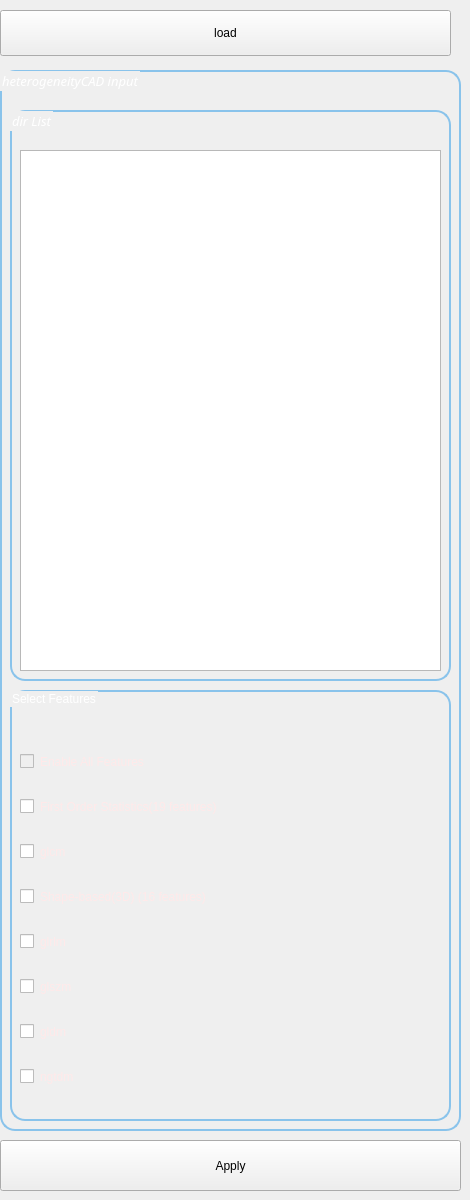
    <widget class="QWidget" name="HeterogeneityPage">
     <widget class="QGroupBox" name="groupBox_4">
      <property name="geometry">
       <rect>
        <x>0</x>
        <y>70</y>
        <width>461</width>
        <height>1061</height>
       </rect>
      </property>
      <property name="font">
       <font>
        <family>Cascadia Code SemiLight</family>
        <pointsize>10</pointsize>
        <weight>50</weight>
        <italic>true</italic>
        <bold>false</bold>
       </font>
      </property>
      <property name="styleSheet">
       <string notr="true">QGroupBox{
border:2px solid rgb(137, 195, 235);
border-radius:15px;
color: rgb(255, 255, 255);
subcontrol-origin:margin;
}
QCheckBox{
color: rgb(255, 233, 233);
font:  9pt &quot;Cascadia Code SemiLight&quot;;
gridline-color: rgb(137, 195, 235);
border-top-color: rgb(137, 195, 235);
border-color: rgb(137, 195, 235);
border-top-radius:0px;
border-top-left-radius:0px;
border-bottom-radius:0px;
border-bottom-left-radius:0px;
}
QLabel{
	color: rgb(235, 246, 247);
	font: 9pt &quot;Arial Rounded MT Bold&quot;;
}
QLineEdit{
background-color: rgb(41, 128, 182);	
color: rgb(255, 233, 233);
font:  9pt &quot;Cascadia Code SemiLight&quot;;
border:none;
border-radius:8px;
}
QRadioButton{
color: rgb(235, 246, 247);
	font: 9pt &quot;Arial Rounded MT Bold&quot;;
}
QComboBox{
background-color: rgb(137, 195, 235);
font: 9pt &quot;Cascadia Code SemiLight&quot;;
border:2px solid #ffffff;
border-radius:8px;
}
QComboBox::drop-down{
subcontrol-origin: padding;
width:40px;
border-left-width :  2px ;
border-left-color : #ffffff;
border-left-style :  solid ;  
border-top-right-radius:  3px ;  
border-bottom-right-radius:  3px ;
}
QComboBox::down-arrow{
image:url(./Icon/angle-small-down.png)
}
QPushButton{
	border:2px solid #ffffff;
	border-radius:8px;
	background-color: rgb(137, 195, 235);	
	color: rgb(0, 0, 70);
	
	font: 9pt &quot;Calibri&quot;;
	border-radius: 10px;
}
QPushButton:hover{ 
background:rgb(137, 195, 255);
border-radius:15px;
border:1px solid #00046;
}
QPushButton:pressed{
border: 1px solid #3C3C3C;
background:rgb(124, 195, 255);
}</string>
      </property>
      <property name="title">
       <string>heterogeneityCAD input</string>
      </property>
      <widget class="QGroupBox" name="groupBox_5">
       <property name="geometry">
        <rect>
         <x>10</x>
         <y>40</y>
         <width>441</width>
         <height>571</height>
        </rect>
       </property>
       <property name="font">
        <font>
         <family>Cascadia Code SemiLight</family>
         <pointsize>10</pointsize>
         <weight>50</weight>
         <italic>true</italic>
         <bold>false</bold>
        </font>
       </property>
       <property name="title">
        <string>dir List</string>
       </property>
       <widget class="QTextBrowser" name="textBrowser_5">
        <property name="geometry">
         <rect>
          <x>10</x>
          <y>40</y>
          <width>421</width>
          <height>521</height>
         </rect>
        </property>
       </widget>
      </widget>
      <widget class="QGroupBox" name="groupBox_6">
       <property name="enabled">
        <bool>true</bool>
       </property>
       <property name="geometry">
        <rect>
         <x>10</x>
         <y>620</y>
         <width>441</width>
         <height>431</height>
        </rect>
       </property>
       <property name="styleSheet">
        <string notr="true"/>
       </property>
       <property name="title">
        <string>Select Features</string>
       </property>
       <property name="checkable">
        <bool>false</bool>
       </property>
       <property name="checked">
        <bool>false</bool>
       </property>
       <widget class="QWidget" name="verticalLayoutWidget_2">
        <property name="geometry">
         <rect>
          <x>10</x>
          <y>40</y>
          <width>530</width>
          <height>381</height>
         </rect>
        </property>
        <layout class="QVBoxLayout" name="verticalLayout_2">
         <item>
          <widget class="QCheckBox" name="checkBox_All_2">
           <property name="enabled">
            <bool>false</bool>
           </property>
           <property name="autoFillBackground">
            <bool>false</bool>
           </property>
           <property name="styleSheet">
            <string notr="true"/>
           </property>
           <property name="text">
            <string>Enable All Features</string>
           </property>
          </widget>
         </item>
         <item>
          <widget class="QCheckBox" name="checkBox_First_2">
           <property name="autoFillBackground">
            <bool>false</bool>
           </property>
           <property name="styleSheet">
            <string notr="true"/>
           </property>
           <property name="text">
            <string>First Order Statistics(19 features)</string>
           </property>
          </widget>
         </item>
         <item>
          <widget class="QCheckBox" name="checkBox_glcm_2">
           <property name="autoFillBackground">
            <bool>false</bool>
           </property>
           <property name="styleSheet">
            <string notr="true"/>
           </property>
           <property name="text">
            <string>glcm</string>
           </property>
          </widget>
         </item>
         <item>
          <widget class="QCheckBox" name="checkBox_shape_2">
           <property name="autoFillBackground">
            <bool>false</bool>
           </property>
           <property name="styleSheet">
            <string notr="true"/>
           </property>
           <property name="text">
            <string>Shape-based(3D) (16 features)</string>
           </property>
          </widget>
         </item>
         <item>
          <widget class="QCheckBox" name="checkBox_glrlm_2">
           <property name="autoFillBackground">
            <bool>false</bool>
           </property>
           <property name="styleSheet">
            <string notr="true"/>
           </property>
           <property name="text">
            <string>glrlm</string>
           </property>
          </widget>
         </item>
         <item>
          <widget class="QCheckBox" name="checkBox_glszm_2">
           <property name="autoFillBackground">
            <bool>false</bool>
           </property>
           <property name="styleSheet">
            <string notr="true"/>
           </property>
           <property name="text">
            <string>glszm</string>
           </property>
          </widget>
         </item>
         <item>
          <widget class="QCheckBox" name="checkBox_gldm_2">
           <property name="autoFillBackground">
            <bool>false</bool>
           </property>
           <property name="styleSheet">
            <string notr="true"/>
           </property>
           <property name="text">
            <string>gldm</string>
           </property>
          </widget>
         </item>
         <item>
          <widget class="QCheckBox" name="checkBox_ngtdm_2">
           <property name="autoFillBackground">
            <bool>false</bool>
           </property>
           <property name="styleSheet">
            <string notr="true"/>
           </property>
           <property name="text">
            <string>ngtdm</string>
           </property>
          </widget>
         </item>
        </layout>
       </widget>
      </widget>
     </widget>
     <widget class="QPushButton" name="pushButton_9">
      <property name="geometry">
       <rect>
        <x>0</x>
        <y>10</y>
        <width>451</width>
        <height>46</height>
       </rect>
      </property>
      <property name="styleSheet">
       <string notr="true"/>
      </property>
      <property name="text">
       <string>load</string>
      </property>
     </widget>
     <widget class="QPushButton" name="pushButton_16">
      <property name="geometry">
       <rect>
        <x>0</x>
        <y>1140</y>
        <width>461</width>
        <height>51</height>
       </rect>
      </property>
      <property name="acceptDrops">
       <bool>false</bool>
      </property>
      <property name="styleSheet">
       <string notr="true"/>
      </property>
      <property name="text">
       <string>Apply</string>
      </property>
     </widget>
    </widget>
